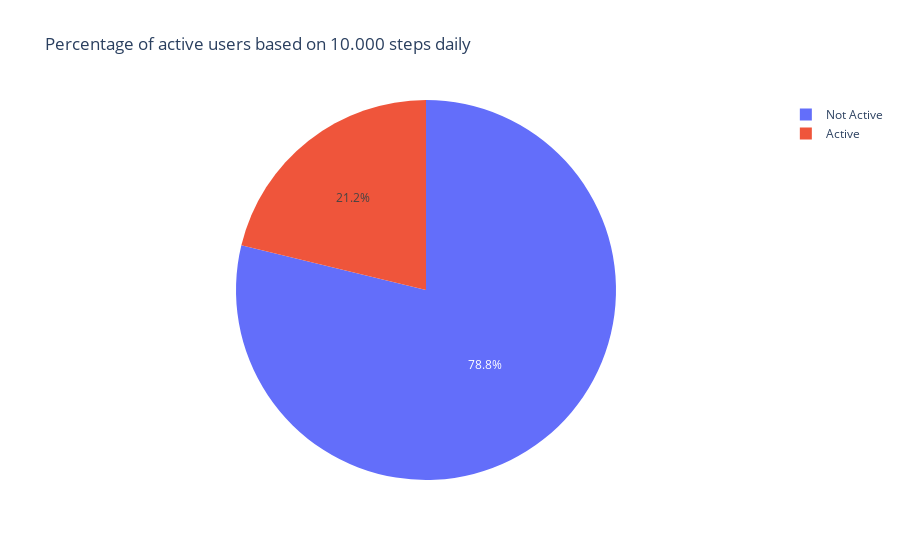

The code cell stored with this chart in its notebook:
### Markdown cell above
### Classification of users

Users with an average steps more than 10.000 were classified as active.

### Code cell
dailySteps = pd.read_csv("Data_Coursera_CaseStudy02/dailySteps_merged.csv", index_col=[0])

dailySteps = dailySteps.groupby(by=['Id']).mean()

status_list = []

for id in dailySteps.index:
  if(dailySteps.loc[id]['StepTotal']>=10000):
    status_list.append('Active')
  else:
    status_list.append('Not Active')

dailySteps['Status'] = status_list

data = {'Status': ['Active', 'Not Active'],
        'number of status': [ len(dailySteps[dailySteps['Status']=='Active']), len(dailySteps[dailySteps['Status']=='Not Active'])]}


fig = px.pie(data, values='number of status', names='Status', title='Percentage of active users based on 10.000 steps daily')
fig.show()

# print(f"Average number of steps taken by day: {np.average(dailySteps['StepTotal'])} steps")

### Figure 1 — Plotly figure (JSON) as saved in the notebook; plotly's stock layout.template omitted (floating-point values rounded to 4 significant figures)
{"data": [{"domain": {"x": [0, 1], "y": [0, 1]}, "hovertemplate": "Status=%{label}<br>number of status=%{value}<extra></extra>", "labels": ["Active", "Not Active"], "legendgroup": "", "name": "", "showlegend": true, "type": "pie", "values": [7, 26]}], "layout": {"legend": {"tracegroupgap": 0}, "title": {"text": "Percentage of active users based on 10.000 steps daily"}}}
